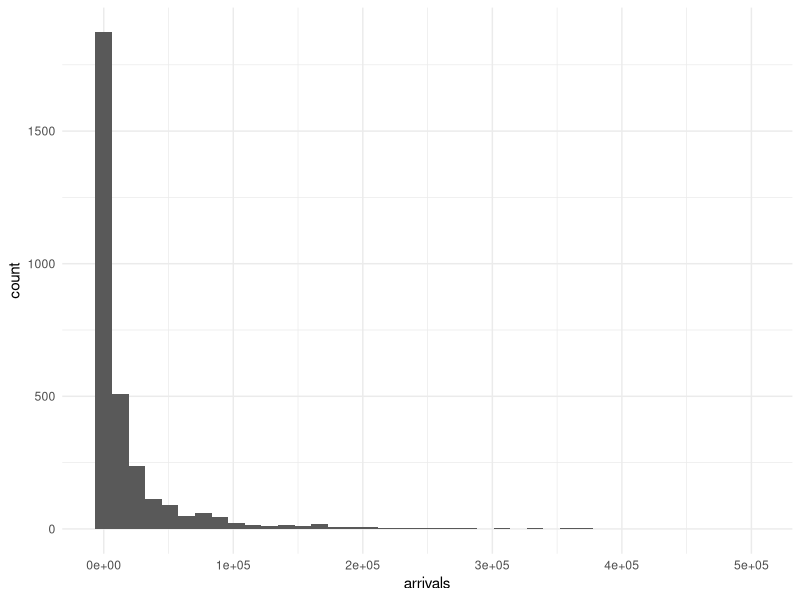
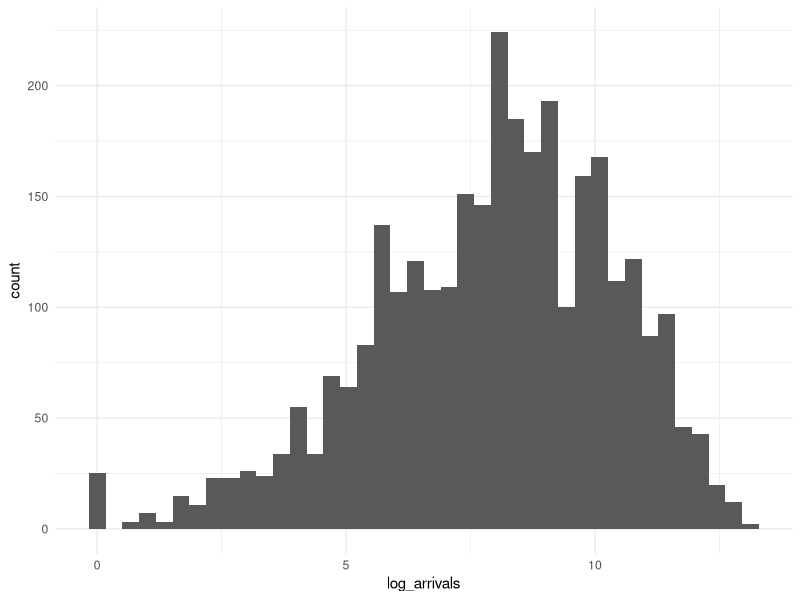
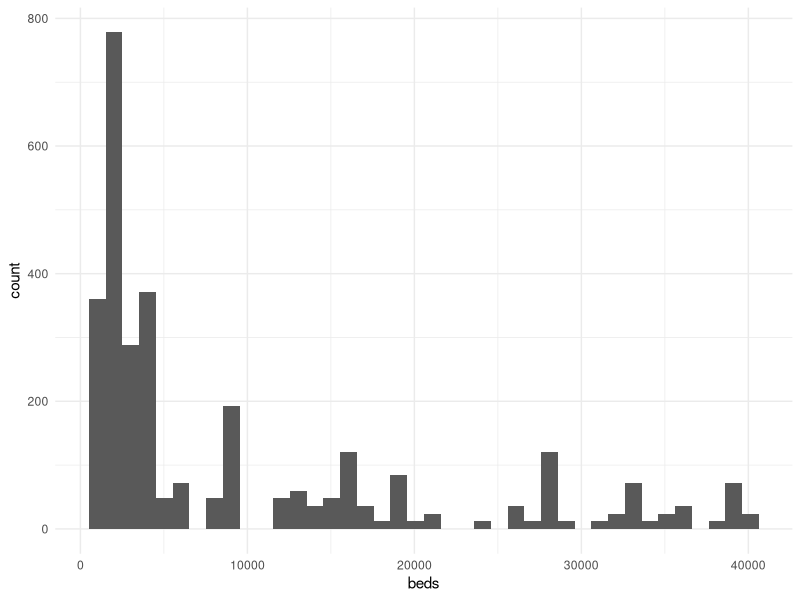
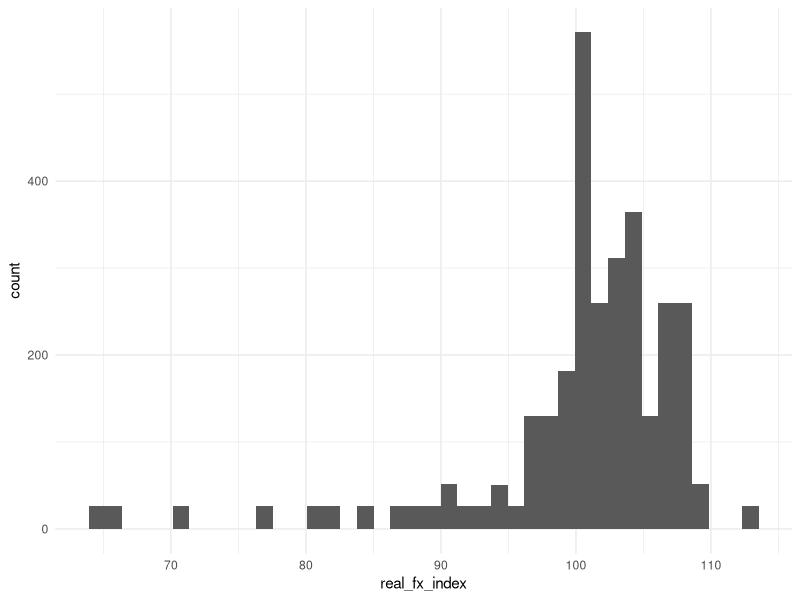
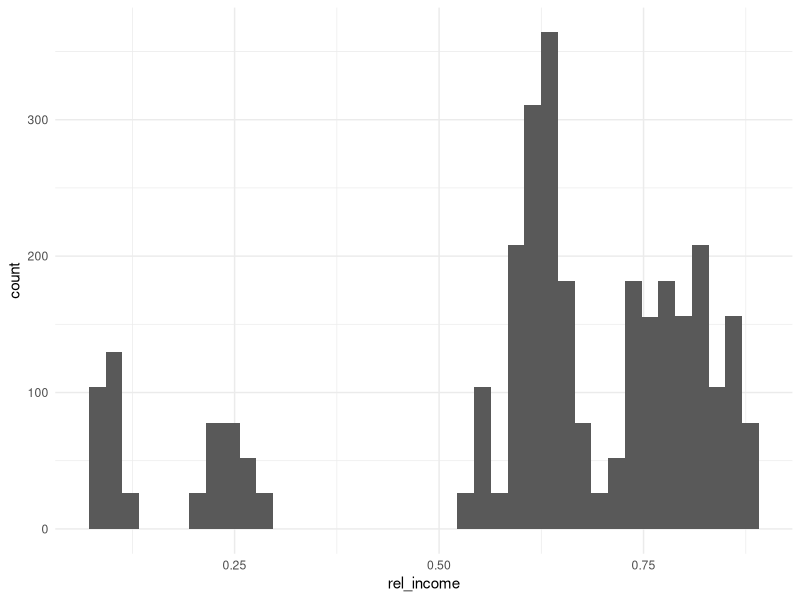
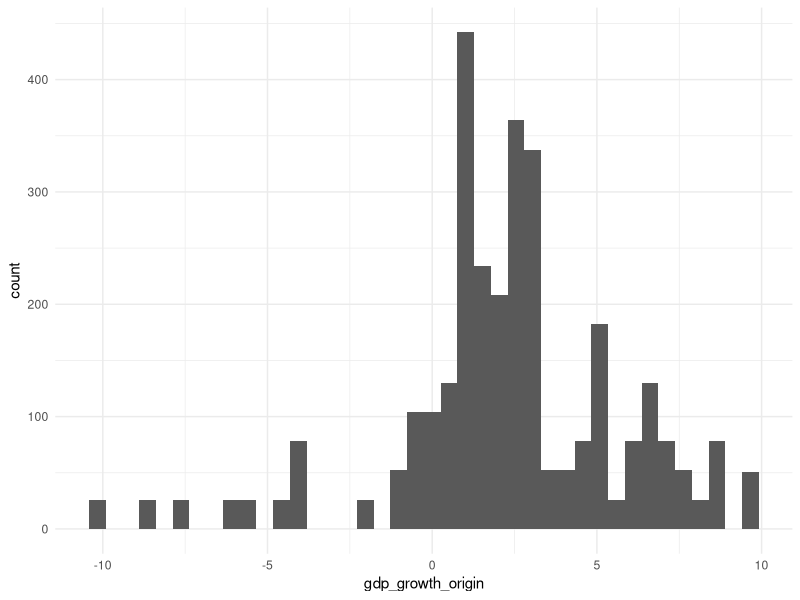
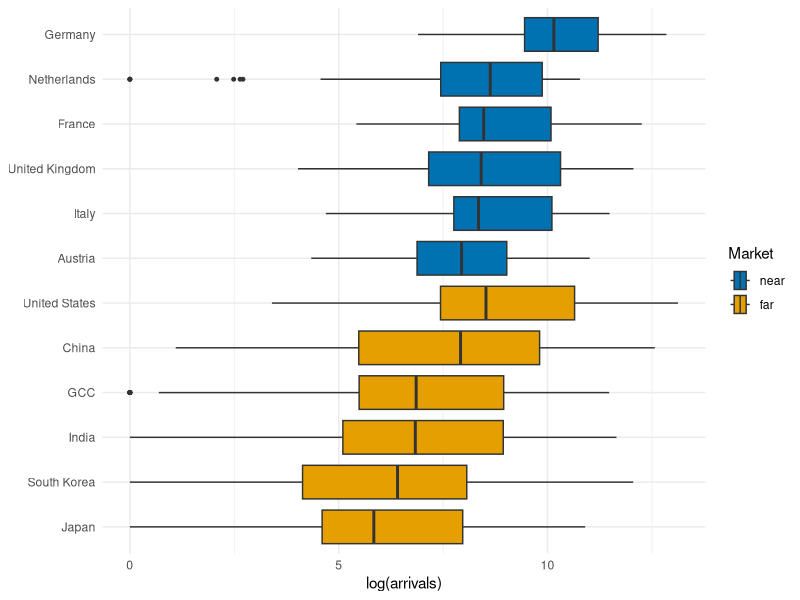
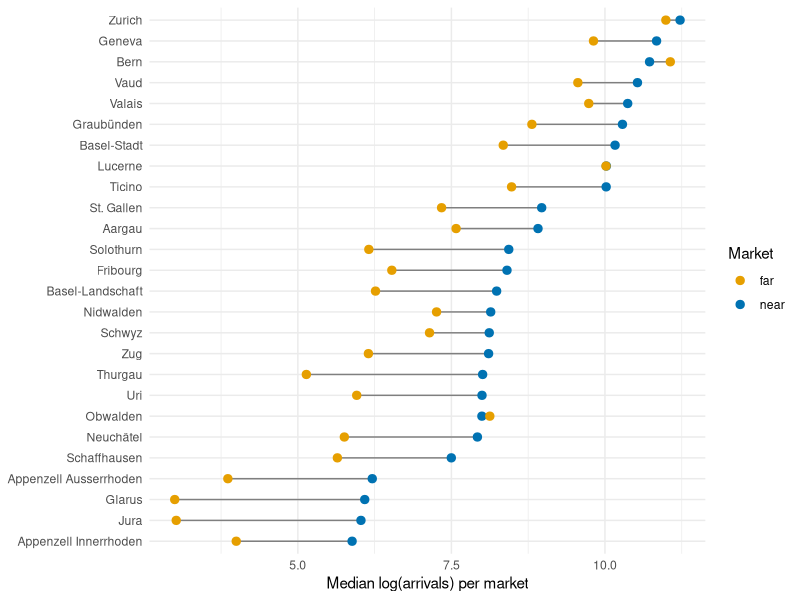

Generate these figures, in order, with R:
# Data preparation and EDA

#packages
library(readr)
library(dplyr)
library(ggplot2)
library(tidyr)   # pivot_wider()
library(car) 

#minimal theme
theme_set(
  theme_minimal(base_size = 11) +
    theme(plot.caption = element_text(hjust = 0.5))
)

#colors for plots
group_cols <- c(near = "#0072B2", far = "#E69F00")   # colorblind safe

# ---------------------------------load data-----------------------------------

hotel <- read_csv("data/processed/swiss_hotel_panel.csv", show_col_types = FALSE)


# --------------------------------check data-----------------------------------

dim(hotel)                 # 3120 rows = 26 cantons x 12 markets x 10 years
str(hotel)                 # canton, origin_country, origin_group, covid_period are text
colSums(is.na(hotel))      # arrivals, overnights, share_in_canton: 2 NA (hidden by the BFS)
                           # avg_stay: 27 NA, growth: 4 NA

hotel |> filter(is.na(arrivals)) |> select(year, canton, origin_country)
# Appenzell Innerrhoden, GCC and South Korea, 2022: no response, so we drop them

hotel <- hotel |> filter(!is.na(arrivals))

# ---------------------------check response: arrivals--------------------------

summary(hotel$arrivals)
ggplot(hotel, aes(arrivals)) + geom_histogram(bins = 40)
# very right-skewed amount: needs a log

sum(hotel$arrivals == 0, na.rm = TRUE)
# 25 zeros: log(0) = -Inf, so we use log1p = log(arrivals + 1)

hotel <- hotel |> mutate(log_arrivals = log1p(arrivals))

ggplot(hotel, aes(log_arrivals)) + geom_histogram(bins = 40)   # more symmetric

# ----------------------------check predictors---------------------------------

#check levels
unique(hotel$origin_group)    # near, far
unique(hotel$covid_period)    # pre, during, post
unique(hotel$canton)          # 26 cantons
unique(hotel$origin_country)  # 12 markets

#factor text columns
hotel <- hotel |>
  mutate(
    canton         = factor(canton),
    origin_country = factor(origin_country),
    origin_group   = factor(origin_group, levels = c("near", "far")),
    covid_period   = factor(covid_period, levels = c("pre", "during", "post"))
  )

#check continuous predictor: beds
summary(hotel$beds)
ggplot(hotel, aes(beds)) + geom_histogram(bins = 40)
# right-skewed, no zeros: use log

hotel <- hotel |> mutate(log_beds = log(beds))

#check continuous predictor: real exchange-rate index
summary(hotel$real_fx_index)
ggplot(hotel, aes(real_fx_index)) + geom_histogram(bins = 40)
# left-skewed: few low values from weak currencies

#check continuous predictor: relative income
summary(hotel$rel_income)
ggplot(hotel, aes(rel_income)) + geom_histogram(bins = 40)

#check continuous predictor: GDP growth in origin country
summary(hotel$gdp_growth_origin)
ggplot(hotel, aes(gdp_growth_origin)) + geom_histogram(bins = 40)

#-----------------------------------EDA plots----------------------------------

#eda origin
country_order <- hotel |>
  group_by(origin_group, origin_country) |>
  summarise(med = median(log_arrivals), .groups = "drop") |>
  arrange(desc(origin_group), med) |>
  pull(origin_country)

hotel |>
  mutate(origin_country = factor(origin_country, levels = country_order)) |>
  ggplot(aes(log_arrivals, origin_country, fill = origin_group)) +
  geom_boxplot(outlier.size = 1) +
  scale_fill_manual(values = group_cols) +
  labs(x = "log(arrivals)", y = NULL, fill = "Market")

# median arrivals per canton and year for Germany (largest market)
med.germany <- median(hotel$arrivals[hotel$origin_country == "Germany"])
med.germany

#eda canton
hotel |>
  group_by(canton, origin_group) |>
  summarise(med = median(log_arrivals), .groups = "drop") |>
  pivot_wider(names_from = origin_group, values_from = med) |>
  mutate(canton = reorder(canton, near)) |>
  ggplot(aes(y = canton)) +
  geom_segment(aes(x = far, xend = near, yend = canton), colour = "grey50") +
  geom_point(aes(x = near, colour = "near"), size = 2.5) +
  geom_point(aes(x = far,  colour = "far"),  size = 2.5) +
  scale_colour_manual(values = group_cols) +
  labs(x = "Median log(arrivals) per market", y = NULL, colour = "Market")

#eda time
national <- hotel |>
  group_by(year, origin_country, origin_group) |>
  summarise(arrivals = sum(arrivals), .groups = "drop") |>
  group_by(origin_country) |>
  mutate(index = 100 * arrivals / arrivals[year == 2019]) |>
  ungroup()

ggplot(national, aes(year, index, group = origin_country, colour = origin_group)) +
  geom_hline(yintercept = 100, linetype = 2, colour = "grey50") +
  geom_line(alpha = 0.8) +
  geom_point(size = 0.8) +
  scale_colour_manual(values = group_cols) +
  scale_x_continuous(breaks = 2016:2025) +
  labs(x = NULL, y = "National arrivals (2019 = 100)", colour = "Market")

ggplot(national, aes(year, index, colour = origin_group)) +
  geom_hline(yintercept = 100, linetype = 2, colour = "grey50") +
  geom_line() +
  geom_point(size = 0.8) +
  facet_wrap(~ origin_country) +
  scale_colour_manual(values = group_cols) +
  scale_x_continuous(breaks = 2020) +
  labs(x = NULL, y = "National arrivals (2019 = 100)", colour = "Market")

#eda fx
ggplot(hotel, aes(real_fx_index, log_arrivals, colour = origin_group)) +
  geom_point(alpha = 0.15, size = 0.7) +
  geom_smooth(method = "gam", formula = y ~ s(x)) +
  scale_colour_manual(values = group_cols) +
  labs(x = "Real exchange-rate index (2016 = 100)", y = "log(arrivals)", colour = "Market")

#eda gd growth
ggplot(hotel, aes(gdp_growth_origin, log_arrivals, colour = origin_group)) +
  geom_point(alpha = 0.15, size = 0.7) +
  geom_smooth(method = "gam", formula = y ~ s(x)) +
  scale_colour_manual(values = group_cols) +
  labs(x = "Real GDP growth of origin country (%)", y = "log(arrivals)", colour = "Market")

#eda beds
ggplot(hotel, aes(log_beds, log_arrivals, colour = origin_group)) +
  geom_point(alpha = 0.15, size = 0.7) +
  geom_smooth(method = "gam", formula = y ~ s(x)) +
  scale_colour_manual(values = group_cols) +
  labs(x = "log(hotel beds in canton)", y = "log(arrivals)", colour = "Market")

# ----------------------predictors collinearity check---------------------------

lm.vif <- lm(log_arrivals ~ canton + origin_country + year + real_fx_index +
               log_beds + rel_income + gdp_growth_origin,
             data = hotel)
vif(lm.vif)
#log_beds collinear with canton
#rel_income collinear with origin_country
#gdp_growth_origin and real_fx_index ok
